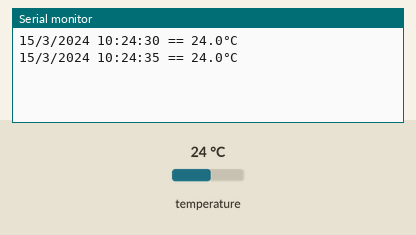
Recording of a sketch running on a simulated ESP32. Shown: the last lines printed to the serial monitor. Inputs (shaded band) come from the test bench; at power-on: temperature 24 °C. The local clock reads 2024-03-15 10:24:30 at power-on unless the sketch sets it.

Above: at 7.3 s.
7.4 s: temperature set to 12 °C
At 13.7 s:
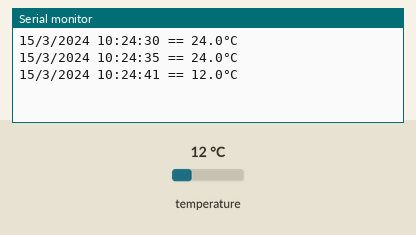
14.1 s: temperature set to 19 °C
At 19.3 s:
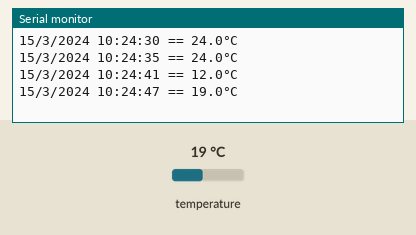
Timing chart, 0 to 20.8 s (numbered marks = the images above; inputs shaded):
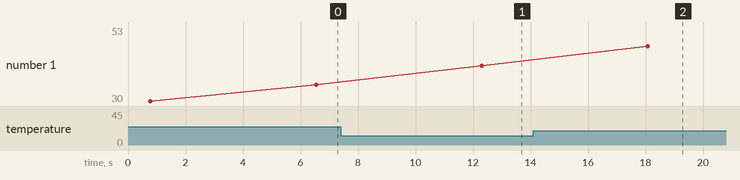

The sketch:

rtc-temperature-serial.ino
```cpp
/*
 * Project: Integrated RTC & Temperature Monitor
 * Description: Reads time from a DS1302 RTC module and temperature
 * from a DS18B20 sensor, then prints both to the Serial Monitor.
 */

#include <RtcDS1302.h>
#include <ThreeWire.h>
#include <DallasTemperature.h>
#include <OneWire.h>

// --- Setup for DS18B20 (Temperature) ---
#define sensorPin 5
OneWire oneWire(sensorPin);
DallasTemperature sensor(&oneWire);

// --- Setup for DS1302 (RTC) ---
// Pins: I/O, CLK, RST
ThreeWire myWire(26, 25, 27);
RtcDS1302<ThreeWire> rtc(myWire);

void setup() {
  Serial.begin(115200);

  // Configure sensor pin and initialize devices
  pinMode(sensorPin, INPUT_PULLUP);
  sensor.begin();
  rtc.Begin();

  /* * Calibration Section:
   * Uncomment the lines below to set the RTC time or adjust for time drift.
   */
  // rtc.SetDateTime(RtcDateTime(__DATE__, __TIME__));

  // RtcDateTime now = rtc.GetDateTime();
  // rtc.SetDateTime(RtcDateTime(now.Year(), now.Month(), now.Day(), now.Hour(), now.Minute(), (now.Second() + 13)));
}

void loop() {
  // Retrieve current time from RTC
  RtcDateTime now = rtc.GetDateTime();

  // Request and read temperature from the sensor
  sensor.requestTemperatures();
  float temp = sensor.getTempCByIndex(0);

  // Output formatted date, time, and temperature to Serial
  Serial.printf("%d/%d/%d %d:%d:%d == %.1f°C\n",
                now.Day(), now.Month(), now.Year(),
                now.Hour(), now.Minute(), now.Second(),
                temp);

  // Wait 5 seconds before the next loop
  delay(5000);
}
```

Measured:
- after the input at 7.4 s, the serial monitor: prints a new line after 4.9 s (image 1)
- after the input at 14.1 s, the serial monitor: prints a new line after 4.0 s (image 2)
